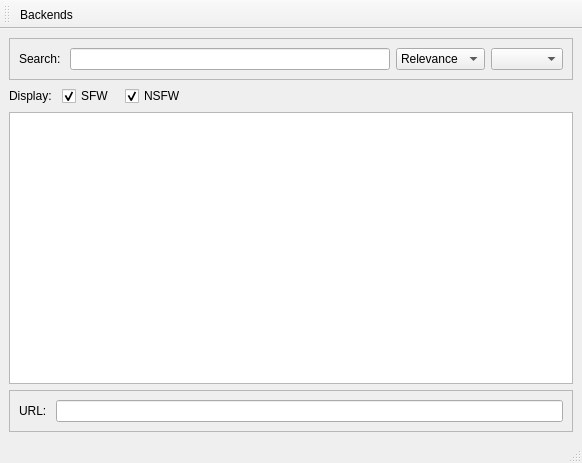
<?xml version="1.0" encoding="UTF-8"?>
<ui version="4.0">
 <class>MainWindow</class>
 <widget class="QMainWindow" name="MainWindow">
  <property name="geometry">
   <rect>
    <x>0</x>
    <y>0</y>
    <width>582</width>
    <height>463</height>
   </rect>
  </property>
  <property name="windowTitle">
   <string>QVideoob</string>
  </property>
  <widget class="QWidget" name="centralwidget">
   <layout class="QVBoxLayout" name="verticalLayout">
    <item>
     <widget class="QFrame" name="frame_2">
      <property name="frameShape">
       <enum>QFrame::StyledPanel</enum>
      </property>
      <property name="frameShadow">
       <enum>QFrame::Raised</enum>
      </property>
      <layout class="QHBoxLayout" name="horizontalLayout_2">
       <item>
        <widget class="QLabel" name="label">
         <property name="text">
          <string>Search: </string>
         </property>
        </widget>
       </item>
       <item>
        <widget class="QLineEdit" name="searchEdit"/>
       </item>
       <item>
        <widget class="QComboBox" name="sortbyEdit">
         <property name="sizePolicy">
          <sizepolicy hsizetype="Preferred" vsizetype="Fixed">
           <horstretch>0</horstretch>
           <verstretch>0</verstretch>
          </sizepolicy>
         </property>
         <item>
          <property name="text">
           <string>Relevance</string>
          </property>
         </item>
         <item>
          <property name="text">
           <string>Rating</string>
          </property>
         </item>
         <item>
          <property name="text">
           <string>Duration</string>
          </property>
         </item>
         <item>
          <property name="text">
           <string>Date</string>
          </property>
         </item>
        </widget>
       </item>
       <item>
        <widget class="QComboBox" name="backendEdit"/>
       </item>
      </layout>
     </widget>
    </item>
    <item>
     <layout class="QHBoxLayout" name="horizontalLayout_3">
      <property name="spacing">
       <number>10</number>
      </property>
      <property name="topMargin">
       <number>0</number>
      </property>
      <item>
       <widget class="QLabel" name="label_3">
        <property name="sizePolicy">
         <sizepolicy hsizetype="Maximum" vsizetype="Preferred">
          <horstretch>0</horstretch>
          <verstretch>0</verstretch>
         </sizepolicy>
        </property>
        <property name="text">
         <string>Display:</string>
        </property>
       </widget>
      </item>
      <item>
       <widget class="QCheckBox" name="sfwCheckBox">
        <property name="text">
         <string>SFW</string>
        </property>
        <property name="checked">
         <bool>true</bool>
        </property>
       </widget>
      </item>
      <item>
       <widget class="QCheckBox" name="nsfwCheckBox">
        <property name="text">
         <string>NSFW</string>
        </property>
        <property name="checked">
         <bool>true</bool>
        </property>
       </widget>
      </item>
      <item>
       <spacer name="horizontalSpacer">
        <property name="orientation">
         <enum>Qt::Horizontal</enum>
        </property>
        <property name="sizeHint" stdset="0">
         <size>
          <width>40</width>
          <height>20</height>
         </size>
        </property>
       </spacer>
      </item>
     </layout>
    </item>
    <item>
     <widget class="QScrollArea" name="scrollArea">
      <property name="styleSheet">
       <string notr="true"/>
      </property>
      <property name="widgetResizable">
       <bool>true</bool>
      </property>
      <widget class="QWidget" name="scrollAreaContent">
       <property name="geometry">
        <rect>
         <x>0</x>
         <y>0</y>
         <width>560</width>
         <height>230</height>
        </rect>
       </property>
       <property name="styleSheet">
        <string notr="true">QWidget#scrollAreaContent {
	background-color: rgb(255, 255, 255);
}</string>
       </property>
       <layout class="QVBoxLayout" name="verticalLayout_2"/>
      </widget>
     </widget>
    </item>
    <item>
     <widget class="QFrame" name="frame_3">
      <property name="frameShape">
       <enum>QFrame::StyledPanel</enum>
      </property>
      <property name="frameShadow">
       <enum>QFrame::Raised</enum>
      </property>
      <layout class="QHBoxLayout" name="horizontalLayout">
       <item>
        <widget class="QLabel" name="label_2">
         <property name="text">
          <string>URL: </string>
         </property>
        </widget>
       </item>
       <item>
        <widget class="QLineEdit" name="urlEdit"/>
       </item>
      </layout>
     </widget>
    </item>
   </layout>
  </widget>
  <widget class="QMenuBar" name="menubar">
   <property name="geometry">
    <rect>
     <x>0</x>
     <y>0</y>
     <width>582</width>
     <height>25</height>
    </rect>
   </property>
  </widget>
  <widget class="QStatusBar" name="statusbar"/>
  <widget class="QToolBar" name="toolBar">
   <property name="windowTitle">
    <string>toolBar</string>
   </property>
   <attribute name="toolBarArea">
    <enum>TopToolBarArea</enum>
   </attribute>
   <attribute name="toolBarBreak">
    <bool>false</bool>
   </attribute>
   <addaction name="actionBackends"/>
  </widget>
  <action name="actionBackends">
   <property name="text">
    <string>Backends</string>
   </property>
  </action>
 </widget>
 <resources/>
 <connections/>
</ui>
